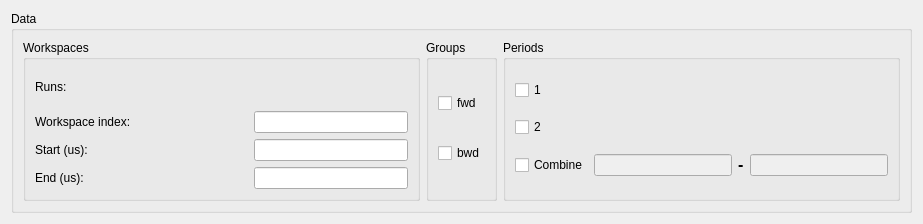
<?xml version="1.0" encoding="UTF-8"?>
<ui version="4.0">
 <class>MuonFitDataView</class>
 <widget class="QWidget" name="MuonFitDataView">
  <property name="geometry">
   <rect>
    <x>0</x>
    <y>0</y>
    <width>923</width>
    <height>224</height>
   </rect>
  </property>
  <property name="windowTitle">
   <string>MuonFitDataView</string>
  </property>
  <layout class="QGridLayout" name="gridLayoutAll">
   <item row="0" column="0">
    <widget class="QGroupBox" name="groupBoxDataSelector">
     <property name="title">
      <string>Data</string>
     </property>
     <layout class="QHBoxLayout" name="horizontalLayoutGroupBoxes">
      <item>
       <widget class="QGroupBox" name="groupBoxWorkspaces">
        <property name="title">
         <string>Workspaces</string>
        </property>
        <layout class="QGridLayout" name="gridLayoutWorkspaces">
         <item row="0" column="0">
          <widget class="QLabel" name="lblRuns">
           <property name="text">
            <string>Runs:</string>
           </property>
          </widget>
         </item>
         <item row="0" column="1" colspan="2">
          <widget class="MantidQt::MantidWidgets::MWRunFiles" name="runs" native="true">
           <property name="label" stdset="0">
            <string/>
           </property>
           <property name="multipleFiles" stdset="0">
            <bool>true</bool>
           </property>
           <property name="findRunFiles" stdset="0">
            <bool>true</bool>
           </property>
          </widget>
         </item>
         <item row="1" column="0" colspan="2">
          <widget class="QLabel" name="lblWSIndex">
           <property name="text">
            <string>Workspace index:</string>
           </property>
          </widget>
         </item>
         <item row="1" column="2">
          <widget class="QLineEdit" name="txtWSIndex"/>
         </item>
         <item row="2" column="0">
          <widget class="QLabel" name="lblStart">
           <property name="text">
            <string>&lt;html&gt;&lt;head/&gt;&lt;body&gt;&lt;p&gt;Start (us):&lt;/p&gt;&lt;/body&gt;&lt;/html&gt;</string>
           </property>
          </widget>
         </item>
         <item row="2" column="2">
          <widget class="QLineEdit" name="txtStart"/>
         </item>
         <item row="3" column="0">
          <widget class="QLabel" name="lblEnd">
           <property name="text">
            <string>End (us):</string>
           </property>
          </widget>
         </item>
         <item row="3" column="2">
          <widget class="QLineEdit" name="txtEnd"/>
         </item>
         <item row="3" column="1">
          <spacer name="horizontalSpacerEnd">
           <property name="orientation">
            <enum>Qt::Horizontal</enum>
           </property>
           <property name="sizeHint" stdset="0">
            <size>
             <width>40</width>
             <height>20</height>
            </size>
           </property>
          </spacer>
         </item>
         <item row="2" column="1">
          <spacer name="horizontalSpacerStart">
           <property name="orientation">
            <enum>Qt::Horizontal</enum>
           </property>
           <property name="sizeHint" stdset="0">
            <size>
             <width>40</width>
             <height>20</height>
            </size>
           </property>
          </spacer>
         </item>
        </layout>
       </widget>
      </item>
      <item>
       <widget class="QGroupBox" name="groupBoxGroups">
        <property name="title">
         <string>Groups</string>
        </property>
        <layout class="QVBoxLayout" name="verticalLayoutGroups">
         <item>
          <widget class="QCheckBox" name="chkFwd">
           <property name="text">
            <string>fwd</string>
           </property>
          </widget>
         </item>
         <item>
          <widget class="QCheckBox" name="chkBwd">
           <property name="text">
            <string>bwd</string>
           </property>
          </widget>
         </item>
        </layout>
       </widget>
      </item>
      <item>
       <widget class="QGroupBox" name="groupBoxPeriods">
        <property name="title">
         <string>Periods</string>
        </property>
        <layout class="QVBoxLayout" name="verticalLayoutPeriods">
         <item>
          <widget class="QCheckBox" name="chk1">
           <property name="text">
            <string>1</string>
           </property>
          </widget>
         </item>
         <item>
          <widget class="QCheckBox" name="chk2">
           <property name="text">
            <string>2</string>
           </property>
          </widget>
         </item>
         <item>
          <layout class="QHBoxLayout" name="horizontalLayoutPeriodsCombine">
           <item>
            <widget class="QCheckBox" name="chkCombine">
             <property name="text">
              <string>Combine</string>
             </property>
            </widget>
           </item>
           <item>
            <widget class="QLineEdit" name="txtFirst">
             <property name="enabled">
              <bool>false</bool>
             </property>
            </widget>
           </item>
           <item>
            <widget class="QLabel" name="lblMinus">
             <property name="text">
              <string>&lt;html&gt;&lt;head/&gt;&lt;body&gt;&lt;p&gt;&lt;span style=&quot; font-size:12pt; font-weight:600;&quot;&gt;-&lt;/span&gt;&lt;/p&gt;&lt;/body&gt;&lt;/html&gt;</string>
             </property>
            </widget>
           </item>
           <item>
            <widget class="QLineEdit" name="txtSecond">
             <property name="enabled">
              <bool>false</bool>
             </property>
            </widget>
           </item>
          </layout>
         </item>
        </layout>
       </widget>
      </item>
     </layout>
    </widget>
   </item>
  </layout>
 </widget>
 <customwidgets>
  <customwidget>
   <class>MantidQt::MantidWidgets::MWRunFiles</class>
   <extends>QWidget</extends>
   <header>MantidQtMantidWidgets/MWRunFiles.h</header>
  </customwidget>
 </customwidgets>
 <resources/>
 <connections/>
</ui>
